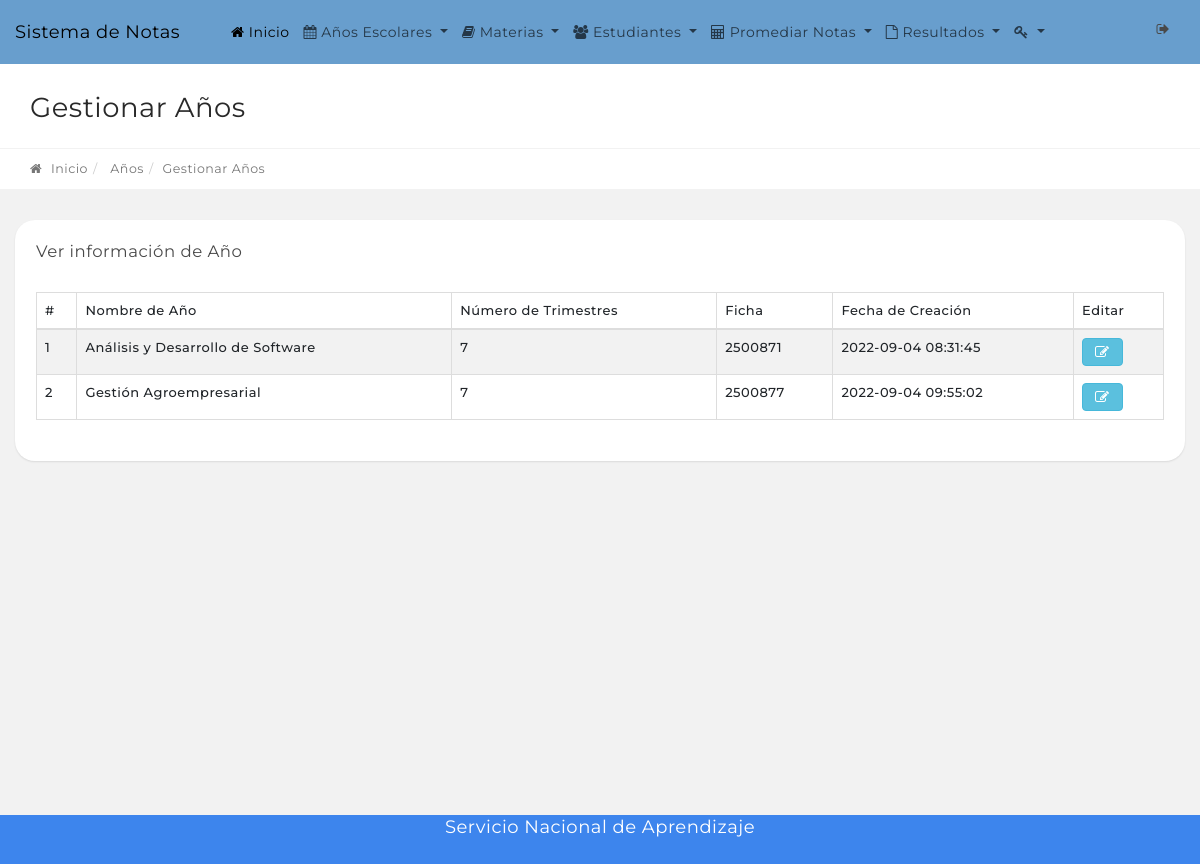
/manage-classes.php, run on the app's committed database.
### tables this page shows
CREATE TABLE `tblclasses` (
  `id` int(11) NOT NULL,
  `ClassName` varchar(80) DEFAULT NULL,
  `ClassNameNumeric` int(4) DEFAULT NULL,
  `Section` varchar(7) DEFAULT NULL,
  `CreationDate` timestamp NULL DEFAULT current_timestamp(),
  `UpdationDate` timestamp NULL DEFAULT NULL
);

### manage-classes.php (the view, shortened to what this page needs)
<?php
include('includes/config.php');
if (strlen($_SESSION['alogin']) == "") {
    header("Location: index.php");
} else {
?>
    <link rel="stylesheet" type="text/css" href="assets/js/DataTables/datatables.min.css" />
    <?php include('includes/topbar.php'); ?>
    <div class="content-wrapper">
        <div class="content-container">
            <div class="main-page">
                <div class="container-fluid">
                    <div class="row page-title-div">
                        <div class="col-md-6">
                            <h2 class="title">Gestionar Años</h2>
                        </div>
                    </div>
                    <div class="row breadcrumb-div">
                        <div class="col-md-6">
                            <ul class="breadcrumb">
                                <li><a href="dashboard.php"><i class="fa fa-home"></i> Inicio</a></li>
                                <li> Años</li>
                                <li class="active">Gestionar Años</li>
                            </ul>
                        </div>
                    </div>
                </div>
                <section class="section">
                    <div class="container-fluid">
                        <div class="row">
                            <div class="col-md-12">
                                <div class="panel">
                                    <div class="panel-heading">
                                        <div class="panel-title">
                                            <h5>Ver información de Año</h5>
                                        </div>
                                    </div>
                                    <div class="panel-body p-20">
                                        <table id="example" class="display table table-striped table-bordered" cellspacing="0" width="100%">
                                            <thead>
                                                <tr>
                                                    <th>#</th>
                                                    <th>Nombre de Año</th>
                                                    <th>Número de Trimestres</th>
                                                    <th>Ficha</th>
                                                    <th>Fecha de Creación</th>
                                                    <th>Editar</th>
                                                </tr>
                                            </thead>
                                            <tbody>
                                                <?php $sql = "SELECT * from tblclasses";
                                                $query = $dbh->prepare($sql);
                                                $query->execute();
                                                $results = $query->fetchAll(PDO::FETCH_OBJ);
                                                $cnt = 1;
                                                if ($query->rowCount() > 0) {
                                                    foreach ($results as $result) {   ?>
                                                        <tr>
                                                            <td><?php echo htmlentities($cnt); ?></td>
                                                            <td><?php echo htmlentities($result->ClassName); ?></td>
                                                            <td><?php echo htmlentities($result->ClassNameNumeric); ?></td>
                                                            <td><?php echo htmlentities($result->Section); ?></td>
                                                            <td><?php echo htmlentities($result->CreationDate); ?></td>
                                                            <td>
                                                                <a href="edit-class.php?classid=<?php echo htmlentities($result->id); ?>" class="btn btn-info"><i class="fa fa-edit" title="Edit Record"></i> </a>
                                                            </td>
                                                        </tr>
                                                <?php $cnt = $cnt + 1;
                                                    }
                                                } ?>
                                            </tbody>
                                        </table>
                                    </div>
                                </div>
                            </div>
                        </div>
                    </div>
            </div>
        </div>
    </div>
    <?php include('includes/footer.php'); ?>
<?php } ?>

### data on the page
tblclasses: ClassName "Análisis y Desarrollo de Software", ClassNameNumeric "7", Section "2500871", CreationDate "2022-09-04 08:31:45"
tblclasses: ClassName "Gestión Agroempresarial", ClassNameNumeric "7", Section "2500877", CreationDate "2022-09-04 09:55:02"
